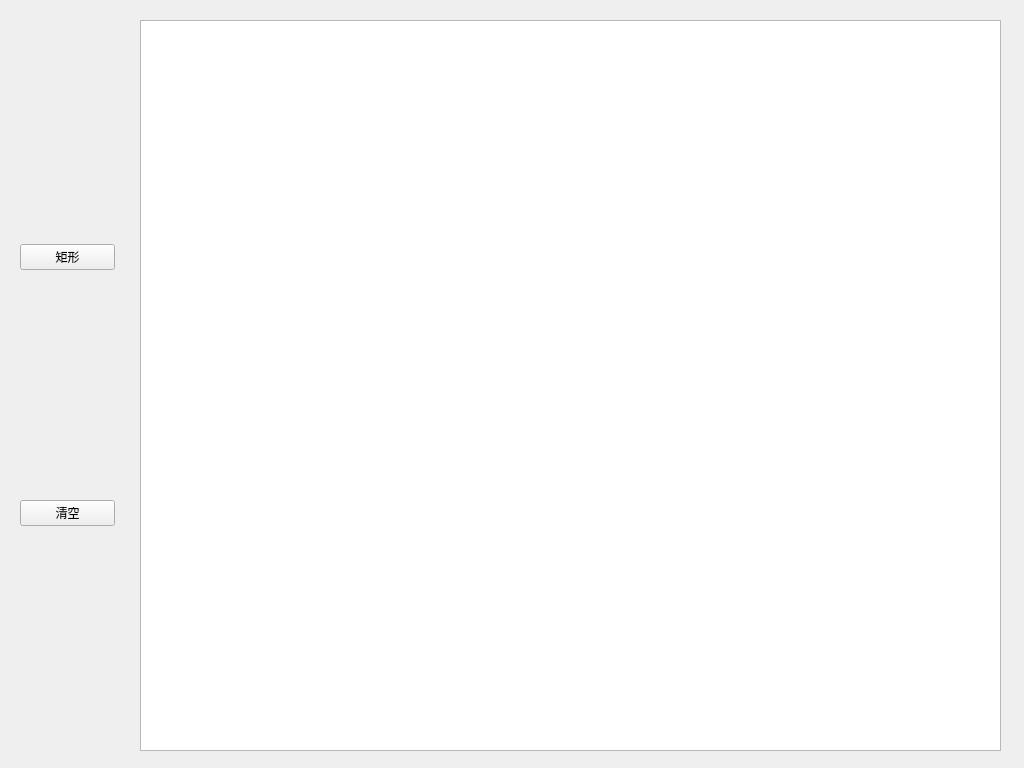
<?xml version="1.0" encoding="UTF-8"?>
<ui version="4.0">
 <class>MainWindow</class>
 <widget class="QMainWindow" name="MainWindow">
  <property name="geometry">
   <rect>
    <x>0</x>
    <y>0</y>
    <width>1024</width>
    <height>768</height>
   </rect>
  </property>
  <property name="windowTitle">
   <string>MainWindow</string>
  </property>
  <widget class="QWidget" name="centralwidget">
   <widget class="QWidget" name="verticalLayoutWidget">
    <property name="geometry">
     <rect>
      <x>20</x>
      <y>20</y>
      <width>95</width>
      <height>731</height>
     </rect>
    </property>
    <layout class="QVBoxLayout" name="verticalLayout">
     <item>
      <widget class="QPushButton" name="rectangleBtn">
       <property name="text">
        <string>矩形</string>
       </property>
      </widget>
     </item>
     <item>
      <widget class="QPushButton" name="clearBtn">
       <property name="text">
        <string>清空</string>
       </property>
      </widget>
     </item>
    </layout>
   </widget>
   <widget class="BQGraphicsView" name="graphicsView">
    <property name="geometry">
     <rect>
      <x>140</x>
      <y>20</y>
      <width>861</width>
      <height>731</height>
     </rect>
    </property>
   </widget>
  </widget>
 </widget>
 <customwidgets>
  <customwidget>
   <class>BQGraphicsView</class>
   <extends>QGraphicsView</extends>
   <header location="global">bqgraphicsview.h</header>
  </customwidget>
 </customwidgets>
 <resources/>
 <connections/>
</ui>
